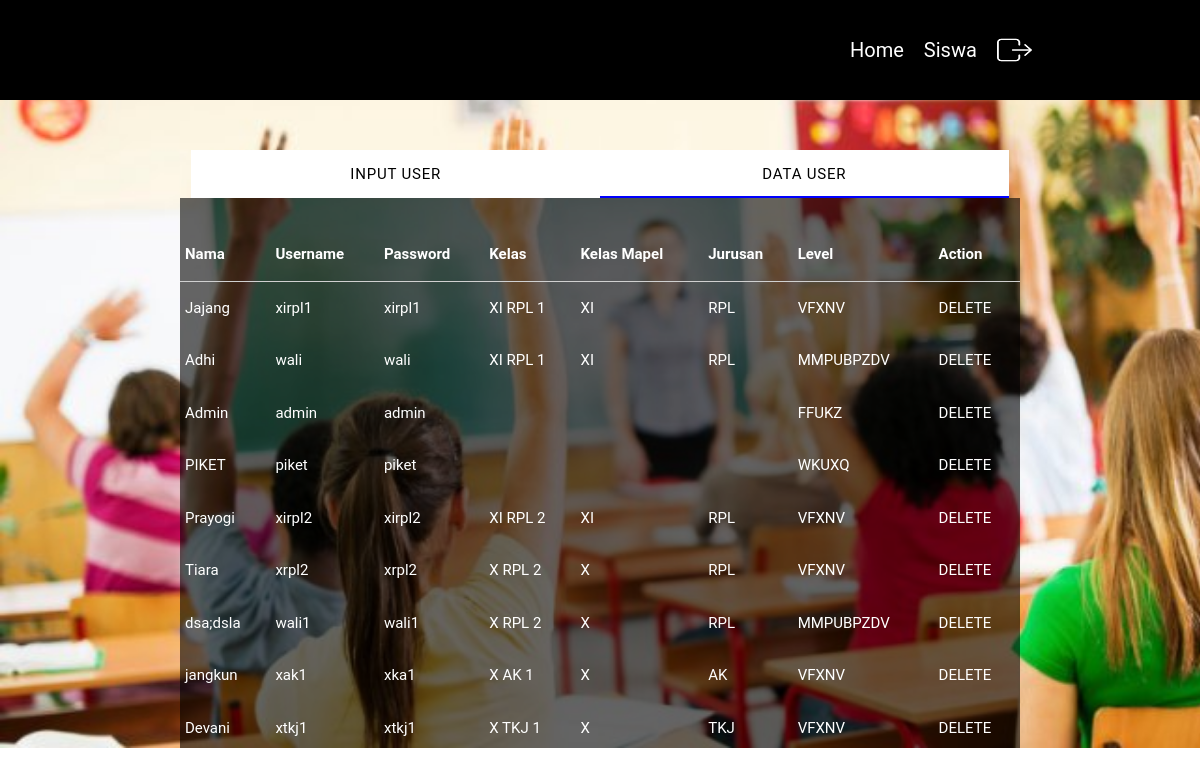
Screenshot of /admin/user/inputuser.php with the database file from the repository.
### tables this page shows
CREATE TABLE `tb_user` (
  `id_user` int(11) NOT NULL,
  `username` varchar(16) NOT NULL,
  `password` varchar(16) NOT NULL,
  `level` enum('FFUKZ','VFXNV','WKUXQ','MMPUBPZDV') NOT NULL,
  `kelas` varchar(20) NOT NULL,
  `kelas_mapel` enum('X','XI','XII','XIII') NOT NULL,
  `jurusan` enum('RPL','TKJ','AK') NOT NULL,
  `nama_user` varchar(50) NOT NULL
);

### admin/user/inputuser.php (the view, shortened to what this page needs)
<!DOCTYPE html>
<html lang="en">
<head>
	<link rel="stylesheet" href="../../asset/css/materialize.min.css">
	<link rel="stylesheet" href="../../asset/css/style.css">
</head>
<body style="background:url(../../asset/img/user.jpg)no-repeat;background-size:cover;">
<div class="navigasi">
	<ul class="forakun">
		<li class="nama_kelas"><a href="../admin.php" class="white-text">Home</a></li>
		<li class="nama_kelas"><a href="../siswa/inputsiswa.php" class="white-text">Siswa</a></li><li><a href="../../asset/log.php?op=out"><img src="../../asset/img/logout.png" width="35px" height="30px" style="margin:20px 0px;" alt=""></a></li>
</ul>
</div>
 <div class="row" style="margin-top:150px;">
   <div class="container">
    <div class="col s12">
      <ul class="tabs">
        <li class="tab col s3"><a href="#test1">Input User</a></li>
        <li class="tab col s3"><a class="active" href="#test2">Data User</a></li>
      </ul>
    </div>
    <div id="test2" class="col s12" style="background: rgba(0, 0, 0, 0.6);padding:30px 0px;height:550px;overflow-y:scroll;overflow-x:hidden;">
    <?php
$konek = mysqli_connect("localhost","root","","absensi");
$tampil = "SELECT * FROM tb_user";
$hasil = mysqli_query($konek,$tampil);
?>
    	<table>
        <thead class="white-text">
          <tr>
              <th data-field="id">Nama</th>
              <th data-field="id">Username</th>
              <th data-field="id">Password</th>
              <th data-field="name">Kelas</th>
              <th data-field="name">Kelas Mapel</th>
              <th data-field="name">Jurusan</th>
              <th data-field="price">Level</th>
              <th data-field="price">Action</th>
          </tr>
        </thead>
        <tbody class="white-text">
			<?php
	while($data=mysqli_fetch_array($hasil)){
		echo "
			<tr>
				<td>$data[nama_user]</td>
				<td>$data[username]</td>
				<td>$data[password]</td>
				<td>$data[kelas]</td>
				<td>$data[kelas_mapel]</td>
				<td>$data[jurusan]</td>
				<td>$data[level]</td>
				<td><a href=\"delete.php?no=$data[id_user]\" class='white-text'>DELETE</a></td>
			</tr>
		";
	}
?>
        </tbody>
      </table>
    </div>
   </div>
  </div>
</body>
</html>

### asset/css/style.css (style rules this page uses)
.nama_kelas { margin: 20px 0px; color: white; padding: 0px 10px; font-size: 20px; }
.row { margin: 0px 0px; }
.navigasi { position: fixed; top: 0; background: black; height: 100px; width: 100%; z-index: 99999; }
.forakun { float: right; width: 30%; margin: 5px 0px; }
.forakun li { float: left; display: inline-block; padding: 10px 10px; }

### rows the page displays
tb_user: nama_user "Jajang", username "xirpl1", password "xirpl1", kelas "XI RPL 1", kelas_mapel "XI", jurusan "RPL", level "VFXNV"
tb_user: nama_user "Adhi", username "wali", password "wali", kelas "XI RPL 1", kelas_mapel "XI", jurusan "RPL", level "MMPUBPZDV"
tb_user: nama_user "Admin", username "admin", password "admin", level "FFUKZ"
tb_user: nama_user "PIKET", username "piket", password "piket", level "WKUXQ"
tb_user: nama_user "Prayogi", username "xirpl2", password "xirpl2", kelas "XI RPL 2", kelas_mapel "XI", jurusan "RPL", level "VFXNV"
tb_user: nama_user "Tiara", username "xrpl2", password "xrpl2", kelas "X RPL 2", kelas_mapel "X", jurusan "RPL", level "VFXNV"
tb_user: nama_user "dsa;dsla", username "wali1", password "wali1", kelas "X RPL 2", kelas_mapel "X", jurusan "RPL", level "MMPUBPZDV"
tb_user: nama_user "jangkun", username "xak1", password "xka1", kelas "X AK 1", kelas_mapel "X", jurusan "AK", level "VFXNV"
tb_user: nama_user "Devani", username "xtkj1", password "xtkj1", kelas "X TKJ 1", kelas_mapel "X", jurusan "TKJ", level "VFXNV"
